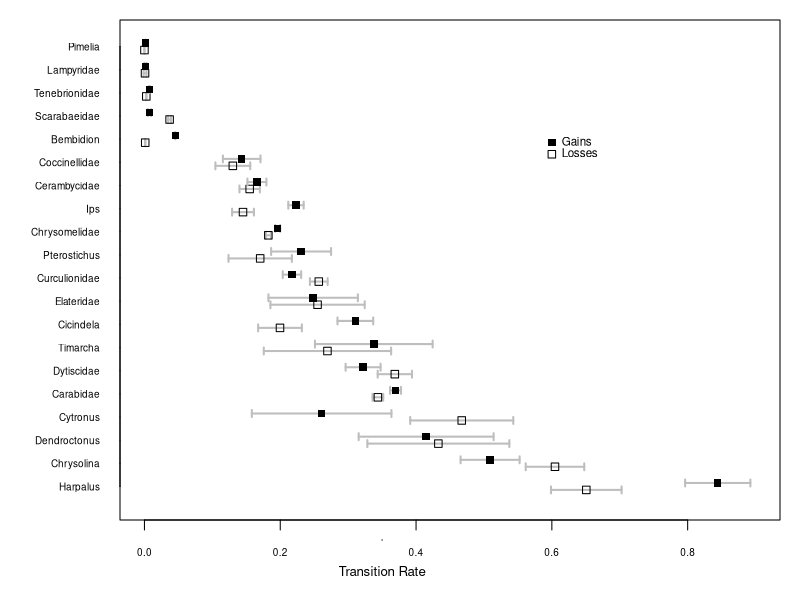

Recreate this plot in R.
setwd("~/Desktop/Dropbox/papers/chrom.num/data and analysis/analyses/chrom.evol")
data <- read.csv("final.params3.csv", as.is=T)[,c(1,3:23)]
# lets make a table for our combined results
results <- data

#lets convert the sd in data.ph.u to CI values
results[3:4,2:22] <- data[3:4,2:22]/sqrt(20-1)*1.96
results[5:6,2:22] <- data[5:6,2:22]/sqrt(100-1)*1.96


foo <- results[1:2,1:22]
foo <- colMeans(foo[,2:22])
bar <- order(foo, decreasing=T)
bar <- bar+1

results <- results[,c(1,bar)]

results <- results[,c(1,3:22)]
nums <- ncol(results)

par(mar=c(4,6,1,1))
plot(0,0, col="white", xlim=c(0,.9), ylim=c(.5,{nums-.5}), yaxt="n",
     ylab="", xlab="", cex.axis=.6,main="",cex.lab=.8)
axis(side=2,at=1:{nums-1}+.15, labels=colnames(results)[2:nums], las=2, cex.axis=.6, tck=0)
axis(side=1,at=.35, line=1,labels="Transition Rate", las=1, cex.axis=.8, tck=0)
lo <- results[1,2:nums]-results[5,2:nums]
hi <- results[1,2:nums]+results[5,2:nums]
for(i in 1:{nums-1}){
  lines(y=c(i,i), x=c(lo[i],hi[i]), lwd=2, col="gray")
  lines(y=c(i-.15,i+.15), x=rep(lo[i], each=2), lwd=2, col="gray")
  lines(y=c(i-.15,i+.15), x=rep(hi[i], each=2), lwd=2, col="gray")
}
points(y=1:{nums-1}, x=results[1,2:nums], pch=0, cex=1)
lo <- results[2,2:nums]-results[6,2:nums]
hi <- results[2,2:nums]+results[6,2:nums]
for(i in 1:{nums-1}){
  j<-i+.3
  lines(y=c(j,j), x=c(lo[i],hi[i]), lwd = 2, col = "gray")
  lines(y=c(j-.15,j +.15), x=rep(lo[i], each = 2), lwd = 2, col = "gray")
  lines(y=c(j-.15,j +.15), x=rep(hi[i], each = 2), lwd = 2, col = "gray")
}
points(y=1:{nums-1}+.3, x=results[2,2:nums], pch=15, cex=1)

points(x=rep(.6,2), y=c(16,15.5),pch=c(15,0), cex=1)
text(x=rep(.6,2), y=c(16,15.5),labels=c("Gains", "Losses"), pos=4, cex=.7)
## lets figure out the right order based on mean

#output at 500x700